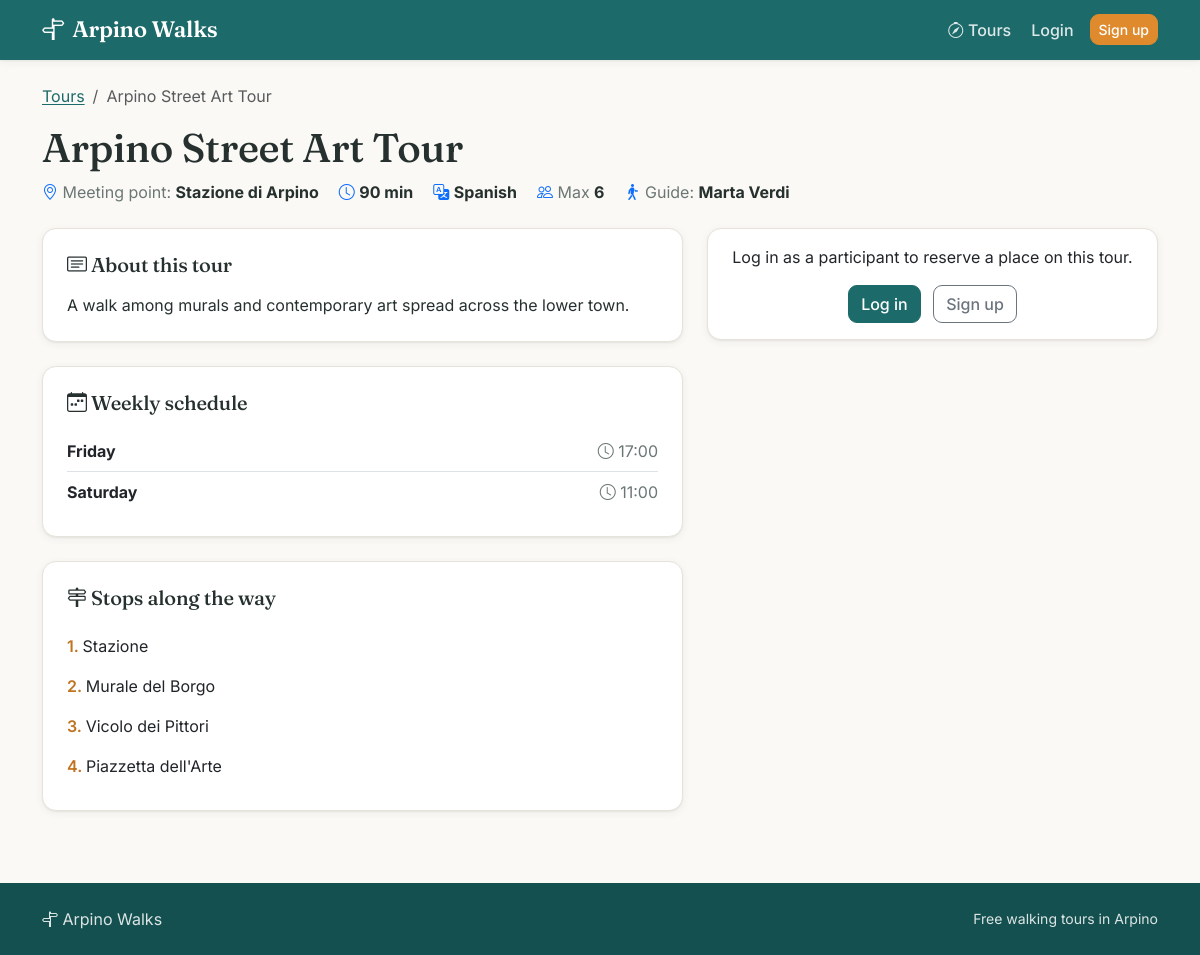
Before: /tours/3 with the older database file.
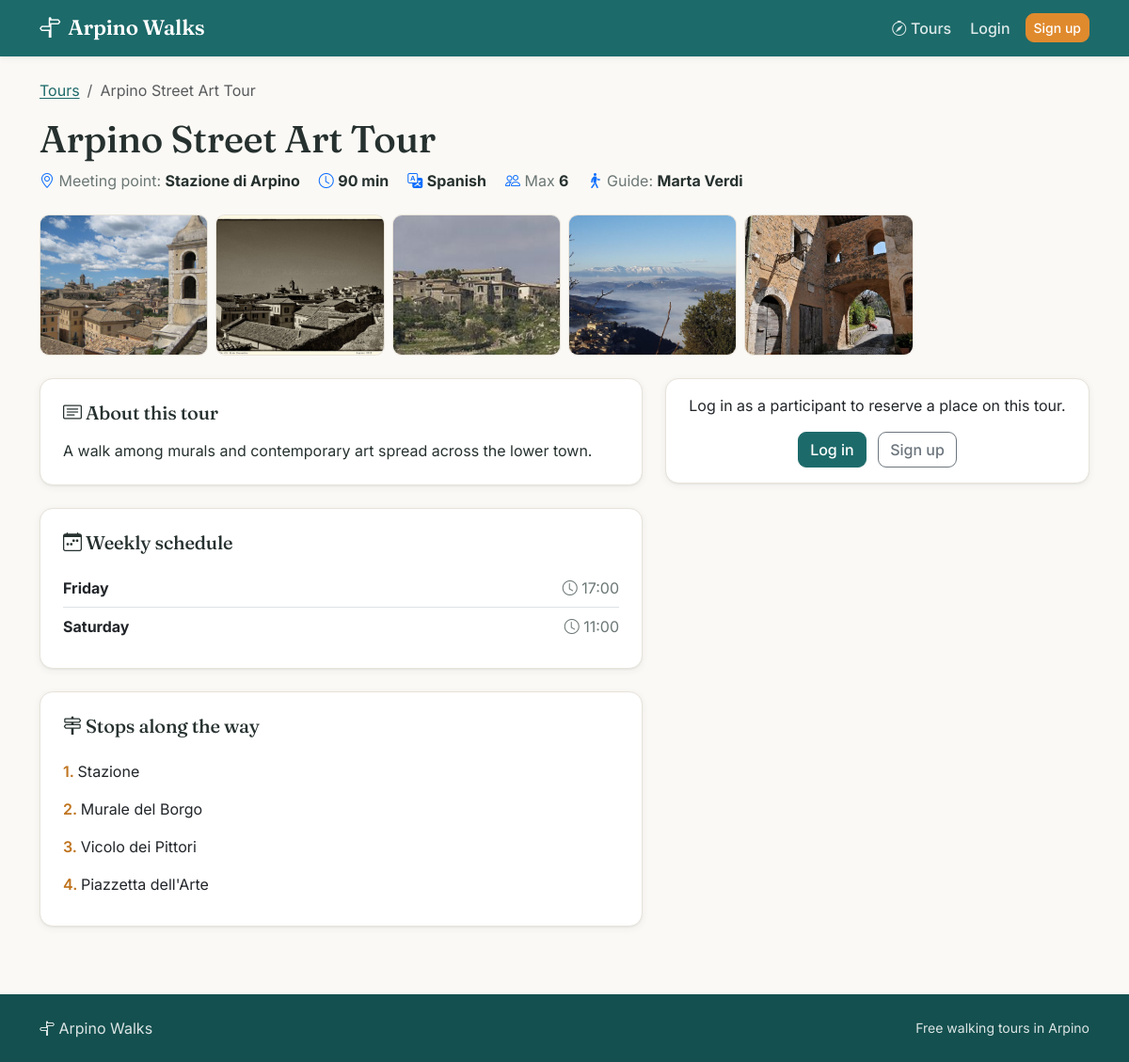
After: the same page with the newer database file.
### tables this page shows
CREATE TABLE tours (
    id INTEGER PRIMARY KEY AUTOINCREMENT,
    guide_id INTEGER NOT NULL,
    title TEXT NOT NULL,
    meeting_point TEXT NOT NULL,
    duration_minutes INTEGER NOT NULL CHECK(duration_minutes > 0),
    language TEXT NOT NULL CHECK(language IN ('Italian', 'English', 'Spanish', 'Portuguese', 'German')),
    max_participants INTEGER NOT NULL CHECK(max_participants > 0),
    description TEXT NOT NULL,
    created_at TEXT NOT NULL,
    FOREIGN KEY (guide_id) REFERENCES users(id) ON DELETE CASCADE
);

CREATE TABLE tour_schedules (
    id INTEGER PRIMARY KEY AUTOINCREMENT,
    tour_id INTEGER NOT NULL,
    weekday INTEGER NOT NULL CHECK(weekday BETWEEN 0 AND 6),
    start_time TEXT NOT NULL,
    UNIQUE(tour_id, weekday),
    FOREIGN KEY (tour_id) REFERENCES tours(id) ON DELETE CASCADE
);

CREATE TABLE tour_stops (
    id INTEGER PRIMARY KEY AUTOINCREMENT,
    tour_id INTEGER NOT NULL,
    stop_order INTEGER NOT NULL CHECK(stop_order > 0),
    stop_name TEXT NOT NULL,
    UNIQUE(tour_id, stop_order),
    FOREIGN KEY (tour_id) REFERENCES tours(id) ON DELETE CASCADE
);

CREATE TABLE tour_photos (
    id INTEGER PRIMARY KEY AUTOINCREMENT,
    tour_id INTEGER NOT NULL,
    image_path TEXT NOT NULL,
    photo_order INTEGER NOT NULL CHECK(photo_order BETWEEN 1 AND 5),
    UNIQUE(tour_id, photo_order),
    FOREIGN KEY (tour_id) REFERENCES tours(id) ON DELETE CASCADE
);

### app.py (the view)
@app.route("/tours/<int:tour_id>")
def tour_detail(tour_id):
    tour = tour_dao.get_tour_by_id(tour_id)
    if tour is None:
        flash("Tour not found.", "warning")
        return redirect(url_for("index"))
    schedules = tour_schedule_dao.get_schedules_by_tour(tour_id)
    stops = tour_stop_dao.get_stops_by_tour(tour_id)
    photos = tour_photo_dao.get_photos_by_tour(tour_id)
    available_dates = []
    if current_user.is_authenticated:
        available_dates = reservation_utils.get_available_dates_for_tour(schedules)
    return render_template(
        "tour_detail.html",
        tour=tour,
        schedules=schedules,
        stops=stops,
        photos=photos,
        available_dates=available_dates,
        weekday_names=valid_utils.WEEKDAY_NAMES
        )

### dao/tour_dao.py (called while the page is built)
def get_tour_by_id(tour_id):
    conn = get_connection()
    cur = conn.cursor()
    cur.execute("""
        SELECT
            t.id,
            t.guide_id,
            t.title,
            t.meeting_point,
            t.duration_minutes,
            t.language,
            t.max_participants,
            t.description,
            t.created_at,
            u.first_name || ' ' || u.last_name AS guide_name
        FROM tours t
        JOIN users u ON t.guide_id = u.id
        WHERE t.id = ?
    """, (tour_id,))
    tour = cur.fetchone()
    cur.close()
    conn.close()
    return tour

### dao/tour_photo_dao.py (called while the page is built)
def get_photos_by_tour(tour_id):
    conn = get_connection()
    cur = conn.cursor()
    cur.execute("""
        SELECT photo_order, image_path
        FROM tour_photos
        WHERE tour_id = ?
        ORDER BY photo_order
    """, (tour_id,))
    photos = cur.fetchall()
    cur.close()
    conn.close()
    return photos

### dao/tour_schedule_dao.py (called while the page is built)
def get_schedules_by_tour(tour_id):
    conn = get_connection()
    cur = conn.cursor()
    cur.execute("""
        SELECT weekday, start_time
        FROM tour_schedules
        WHERE tour_id = ?
        ORDER BY weekday
    """, (tour_id,))
    schedules = cur.fetchall()
    cur.close()
    conn.close()
    return schedules

### dao/tour_stop_dao.py (called while the page is built)
def get_stops_by_tour(tour_id):
    conn = get_connection()
    cur = conn.cursor()
    cur.execute("""
        SELECT stop_order, stop_name
        FROM tour_stops
        WHERE tour_id = ?
        ORDER BY stop_order
    """, (tour_id,))
    stops = cur.fetchall()
    cur.close()
    conn.close()
    return stops

### db/database.py (called while the page is built)
def get_connection():
    conn = sqlite3.connect(DB_PATH)
    conn.row_factory = sqlite3.Row
    conn.execute("PRAGMA foreign_keys = ON;")
    return conn

### templates/tour_detail.html (shortened to what this page needs)
{% extends 'base.html' %}
{% block content %}
<nav aria-label="breadcrumb">
    <ol class="breadcrumb small">
        <li class="breadcrumb-item"><a href="{{ url_for('index') }}">Tours</a></li>
        <li class="breadcrumb-item active" aria-current="page">{{ tour.title }}</li>
    </ol>
</nav>
<header class="mb-4">
    <h1 class="mb-2">{{ tour.title }}</h1>
    <div class="detail-meta">
        <span><i class="bi bi-geo-alt text-primary"></i> Meeting point: <strong>{{ tour.meeting_point }}</strong></span>
        <span><i class="bi bi-clock text-primary"></i> <strong>{{ tour.duration_minutes }} min</strong></span>
        <span><i class="bi bi-translate text-primary"></i> <strong>{{ tour.language }}</strong></span>
        <span><i class="bi bi-people text-primary"></i> Max <strong>{{ tour.max_participants }}</strong></span>
        <span><i class="bi bi-person-walking text-primary"></i> Guide: <strong>{{ tour.guide_name }}</strong></span>
    </div>
</header>
{% if photos %}
<section class="row g-2 mb-4">
    {% for photo in photos %}
    <div class="col-6 col-md-4 col-lg-2">
        <img src="{{ url_for('static', filename=photo.image_path) }}" alt="Photo of {{ tour.title }}" class="gallery-img">
    </div>
    {% endfor %}
</section>
{% endif %}
<div class="row g-4">
    <div class="col-12 col-lg-7">
        <section class="panel mb-4">
            <h2 class="section-title h5"><i class="bi bi-card-text"></i> About this tour</h2>
            <p class="mb-0">{{ tour.description }}</p>
        </section>
        <section class="panel mb-4">
            <h2 class="section-title h5"><i class="bi bi-calendar-week"></i> Weekly schedule</h2>
            {% if schedules %}
            <ul class="list-group list-group-flush">
                {% for schedule in schedules %}
                <li class="list-group-item px-0 d-flex justify-content-between">
                    <span><strong>{{ weekday_names[schedule.weekday] }}</strong></span>
                    <span class="text-muted"><i class="bi bi-clock"></i> {{ schedule.start_time }}</span>
                </li>
                {% endfor %}
            </ul>
            {% else %}
            <p class="text-muted mb-0">No schedule available.</p>
            {% endif %}
        </section>
        <section class="panel">
            <h2 class="section-title h5"><i class="bi bi-signpost-2"></i> Stops along the way</h2>
            {% if stops %}
            <ol class="list-group list-group-numbered">
                {% for stop in stops %}
                <li class="list-group-item border-0 px-0">{{ stop.stop_name }}</li>
                {% endfor %}
            </ol>
            {% else %}
            <p class="text-muted mb-0">No stops listed for this tour.</p>
            {% endif %}
        </section>
    </div>
    <div class="col-12 col-lg-5">
        {% if current_user.is_authenticated and current_user.role == "participant" %}
        <div class="card shadow-sm">
            <div class="card-body">
                <h2 class="h5 card-title mb-3"><i class="bi bi-ticket-perforated text-primary"></i> Reserve a place</h2>
                {% if available_dates %}
                <form method="POST" action="{{ url_for('reserve_tour', tour_id=tour.id) }}">
                    <div class="mb-3">
                        <label for="tour_date" class="form-label">Choose a date</label>
                        <select id="tour_date" name="tour_date" class="form-select" required>
                            <option value="" disabled selected>Select a date...</option>
                            {% for slot in available_dates %}
                            <option value="{{ slot.date }}">{{ slot.date }} — {{ slot.weekday }} at {{ slot.start_time }}</option>
                            {% endfor %}
                        </select>
                    </div>
                    <div class="mb-3">
                        <label class="form-label">Additional participants <span class="text-muted fw-normal">(optional, max 3)</span></label>
                        <p class="text-muted small mb-2">Your reservation already includes you.</p>
                        <div id="guest-list"></div>
                        <button type="button" class="btn btn-outline-secondary btn-sm mt-1" id="add-guest-btn">
                            <i class="bi bi-plus-lg"></i> Add person
                        </button>
                        <p class="text-muted small mt-1" id="guest-limit-msg" style="display: none;">
                            Maximum of 3 additional participants reached.
                        </p>
                    </div>
                    <div class="d-grid">
                        <button type="submit" class="btn btn-primary"><i class="bi bi-check2-circle"></i> Confirm reservation</button>
                    </div>
                </form>
                {% else %}
                <div class="empty-state py-3">
                    <i class="bi bi-calendar-x"></i>
                    <p class="mt-2 mb-0 small">No available dates for this tour in the next 30 days.</p>
                </div>
                {% endif %}
            </div>
        </div>
        {% elif not current_user.is_authenticated %}
        <div class="card shadow-sm">
            <div class="card-body text-center">
                <p class="mb-3">Log in as a participant to reserve a place on this tour.</p>
                <a href="{{ url_for('login') }}" class="btn btn-primary">Log in</a>
                <a href="{{ url_for('register') }}" class="btn btn-outline-secondary ms-2">Sign up</a>
            </div>
        </div>
        {% endif %}
    </div>
</div>
{% endblock %}

### templates/base.html (shortened to what this page needs)
<!DOCTYPE html>
<html lang="en">
<head>
    <link href="https://cdn.jsdelivr.net/npm/bootstrap@5.3.7/dist/css/bootstrap.min.css" rel="stylesheet">
    <link href="https://cdn.jsdelivr.net/npm/bootstrap-icons@1.11.3/font/bootstrap-icons.min.css" rel="stylesheet">
    <link rel="stylesheet" href="{{ url_for('static', filename='styles/styles.css') }}">
</head>
<body>
    <header>
        <nav class="navbar navbar-expand-lg navbar-dark site-nav">
            <div class="container">
                <a class="navbar-brand" href="{{ url_for('index') }}">
                    <i class="bi bi-signpost-split"></i> Arpino Walks
                </a>
                <div class="collapse navbar-collapse" id="mainNavbar">
                    <ul class="navbar-nav ms-auto align-items-lg-center gap-1">
                        <li class="nav-item">
                            <a class="nav-link {% if request.endpoint == 'index' %}active{% endif %}" href="{{ url_for('index') }}">
                                <i class="bi bi-compass"></i> Tours
                            </a>
                        </li>
                        {% if current_user.is_authenticated %}
                            {% if current_user.role == 'participant' %}
                                <li class="nav-item">
                                    <a class="nav-link {% if request.endpoint == 'participant_profile' %}active{% endif %}" href="{{ url_for('participant_profile') }}">
                                        <i class="bi bi-person"></i> My reservations
                                    </a>
                                </li>
                            {% elif current_user.role == 'guide' %}
                                <li class="nav-item">
                                    <a class="nav-link {% if request.endpoint == 'guide_profile' %}active{% endif %}" href="{{ url_for('guide_profile') }}">
                                        <i class="bi bi-person-badge"></i> My tours
                                    </a>
                                </li>
                            {% elif current_user.role == 'admin' %}
                                <li class="nav-item">
                                    <a class="nav-link {% if request.endpoint == 'admin_dashboard' %}active{% endif %}" href="{{ url_for('admin_dashboard') }}">
                                        <i class="bi bi-speedometer2"></i> Admin
                                    </a>
                                </li>
                            {% endif %}
                            <li class="nav-item">
                                <a class="nav-link" href="{{ url_for('logout') }}">
                                    <i class="bi bi-box-arrow-right"></i> Logout
                                </a>
                            </li>
                        {% else %}
                            <li class="nav-item">
                                <a class="nav-link {% if request.endpoint == 'login' %}active{% endif %}" href="{{ url_for('login') }}">Login</a>
                            </li>
                            <li class="nav-item ms-lg-1">
                                <a class="btn btn-accent btn-sm" href="{{ url_for('register') }}">Sign up</a>
                            </li>
                        {% endif %}
                    </ul>
                </div>
            </div>
        </nav>
    </header>
    <main class="container py-4">
        {% block content %}{% endblock %}
    </main>
    <footer class="site-footer">
        <div class="container d-flex flex-wrap justify-content-between align-items-center gap-2">
            <span><i class="bi bi-signpost-split"></i> Arpino Walks</span>
            <span class="small">Free walking tours in Arpino</span>
        </div>
    </footer>
</body>
</html>

### static/styles/styles.css (style rules this page uses)
:root { --brand: #1d6a6a; --brand-dark: #14504f; --brand-soft: #e7f1f0; --accent: #e08a2e; --accent-dark: #c0741f; --paper: #fbf9f5; --surface: #ffffff; --ink: #26312f; --muted: #6b7775; --line: #e7e3da; --radius: 14px; --shadow-sm: 0 1px 2px rgba(20, 50, 49, .06), 0 2px 8px rgba(20, 50, 49, .06); --shadow-md: 0 6px 24px rgba(20, 50, 49, .10); }
body { background-color: var(--paper); color: var(--ink); font-family: "Inter", system-ui, -apple-system, "Segoe UI", Roboto, sans-serif; display: flex; flex-direction: column; min-height: 100vh; }
main { flex: 1 0 auto; }
h1, h2, h3, h4, .navbar-brand { font-family: "Fraunces", Georgia, "Times New Roman", serif; color: var(--ink); letter-spacing: -.01em; }
a { color: var(--brand); text-decoration-thickness: 1px; text-underline-offset: 2px; }
.text-muted { color: var(--muted) !important; }
.section-title { font-size: 1.25rem; margin-bottom: 1rem; }
.site-nav { background-color: var(--brand); box-shadow: var(--shadow-sm); }
.site-nav .navbar-brand { font-weight: 600; font-size: 1.4rem; color: #fff; display: inline-flex; align-items: center; gap: .5rem; }
.site-nav .nav-link { color: rgba(255, 255, 255, .85); font-weight: 500; padding-inline: .9rem; border-radius: 8px; }
.card { border: 1px solid var(--line); border-radius: var(--radius); background: var(--surface); box-shadow: var(--shadow-sm); }
.card.shadow-sm { box-shadow: var(--shadow-sm) !important; }
.btn { border-radius: 9px; font-weight: 500; }
.btn-primary { --bs-btn-bg: var(--brand); --bs-btn-border-color: var(--brand); --bs-btn-hover-bg: var(--brand-dark); --bs-btn-hover-border-color: var(--brand-dark); --bs-btn-active-bg: var(--brand-dark); --bs-btn-active-border-color: var(--brand-dark); --bs-btn-disabled-bg: var(--brand); --bs-btn-disabled-border-color: var(--brand); }
.btn-accent { --bs-btn-color: #fff; background-color: var(--accent); border-color: var(--accent); color: #fff; }
.panel { background: var(--surface); border: 1px solid var(--line); border-radius: var(--radius); box-shadow: var(--shadow-sm); padding: 1.5rem; }
.gallery-img { width: 100%; height: 150px; object-fit: cover; border-radius: 10px; border: 1px solid var(--line); }
.detail-meta { display: flex; flex-wrap: wrap; gap: .5rem 1.25rem; color: var(--muted); }
.detail-meta span strong { color: var(--ink); }
.list-group-numbered .list-group-item::before { color: var(--accent-dark); font-weight: 600; }
.site-footer { flex-shrink: 0; background: var(--brand-dark); color: rgba(255, 255, 255, .85); padding: 1.5rem 0; margin-top: 3rem; }

Changed rows visible on the page:
added tour_photos: image_path (picture)
added tour_photos: image_path (picture)
added tour_photos: image_path (picture)
added tour_photos: image_path (picture)
added tour_photos: image_path (picture)
